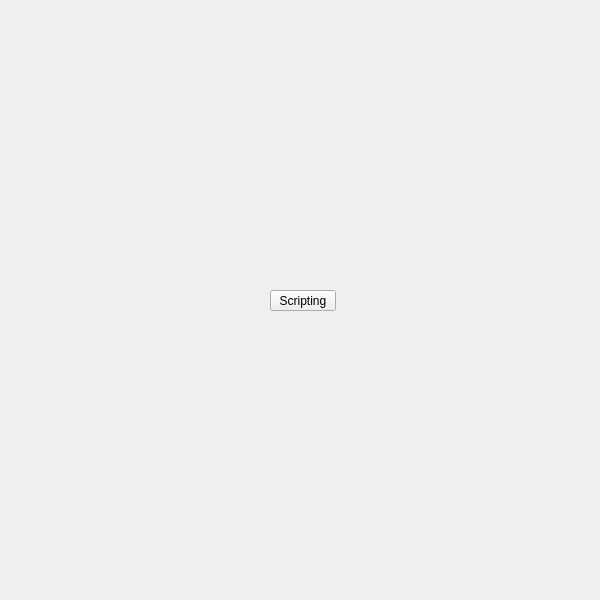
<?xml version="1.0" encoding="UTF-8"?>
<ui version="4.0">
 <class>QtUi</class>
 <widget class="QMainWindow" name="QtUi">
  <property name="enabled">
   <bool>true</bool>
  </property>
  <property name="geometry">
   <rect>
    <x>0</x>
    <y>0</y>
    <width>600</width>
    <height>600</height>
   </rect>
  </property>
  <property name="sizePolicy">
   <sizepolicy hsizetype="Ignored" vsizetype="Ignored">
    <horstretch>0</horstretch>
    <verstretch>0</verstretch>
   </sizepolicy>
  </property>
  <property name="minimumSize">
   <size>
    <width>0</width>
    <height>0</height>
   </size>
  </property>
  <property name="maximumSize">
   <size>
    <width>600</width>
    <height>600</height>
   </size>
  </property>
  <property name="cursor">
   <cursorShape>ArrowCursor</cursorShape>
  </property>
  <property name="windowTitle">
   <string>Toolkit</string>
  </property>
  <property name="whatsThis">
   <string>main</string>
  </property>
  <property name="toolButtonStyle">
   <enum>Qt::ToolButtonIconOnly</enum>
  </property>
  <property name="tabShape">
   <enum>QTabWidget::Triangular</enum>
  </property>
  <property name="dockNestingEnabled">
   <bool>true</bool>
  </property>
  <property name="dockOptions">
   <set>QMainWindow::AllowNestedDocks|QMainWindow::AllowTabbedDocks|QMainWindow::AnimatedDocks|QMainWindow::ForceTabbedDocks</set>
  </property>
  <widget class="QWidget" name="main_widget">
   <property name="sizePolicy">
    <sizepolicy hsizetype="Ignored" vsizetype="Ignored">
     <horstretch>0</horstretch>
     <verstretch>0</verstretch>
    </sizepolicy>
   </property>
   <widget class="QPushButton" name="i023">
    <property name="geometry">
     <rect>
      <x>270</x>
      <y>290</y>
      <width>66</width>
      <height>21</height>
     </rect>
    </property>
    <property name="minimumSize">
     <size>
      <width>0</width>
      <height>21</height>
     </size>
    </property>
    <property name="maximumSize">
     <size>
      <width>16777215</width>
      <height>21</height>
     </size>
    </property>
    <property name="whatsThis">
     <string>scripting</string>
    </property>
    <property name="text">
     <string>Scripting</string>
    </property>
   </widget>
  </widget>
 </widget>
 <resources/>
 <connections/>
 <designerdata>
  <property name="gridDeltaX">
   <number>5</number>
  </property>
  <property name="gridDeltaY">
   <number>10</number>
  </property>
  <property name="gridSnapX">
   <bool>true</bool>
  </property>
  <property name="gridSnapY">
   <bool>true</bool>
  </property>
  <property name="gridVisible">
   <bool>true</bool>
  </property>
 </designerdata>
</ui>
